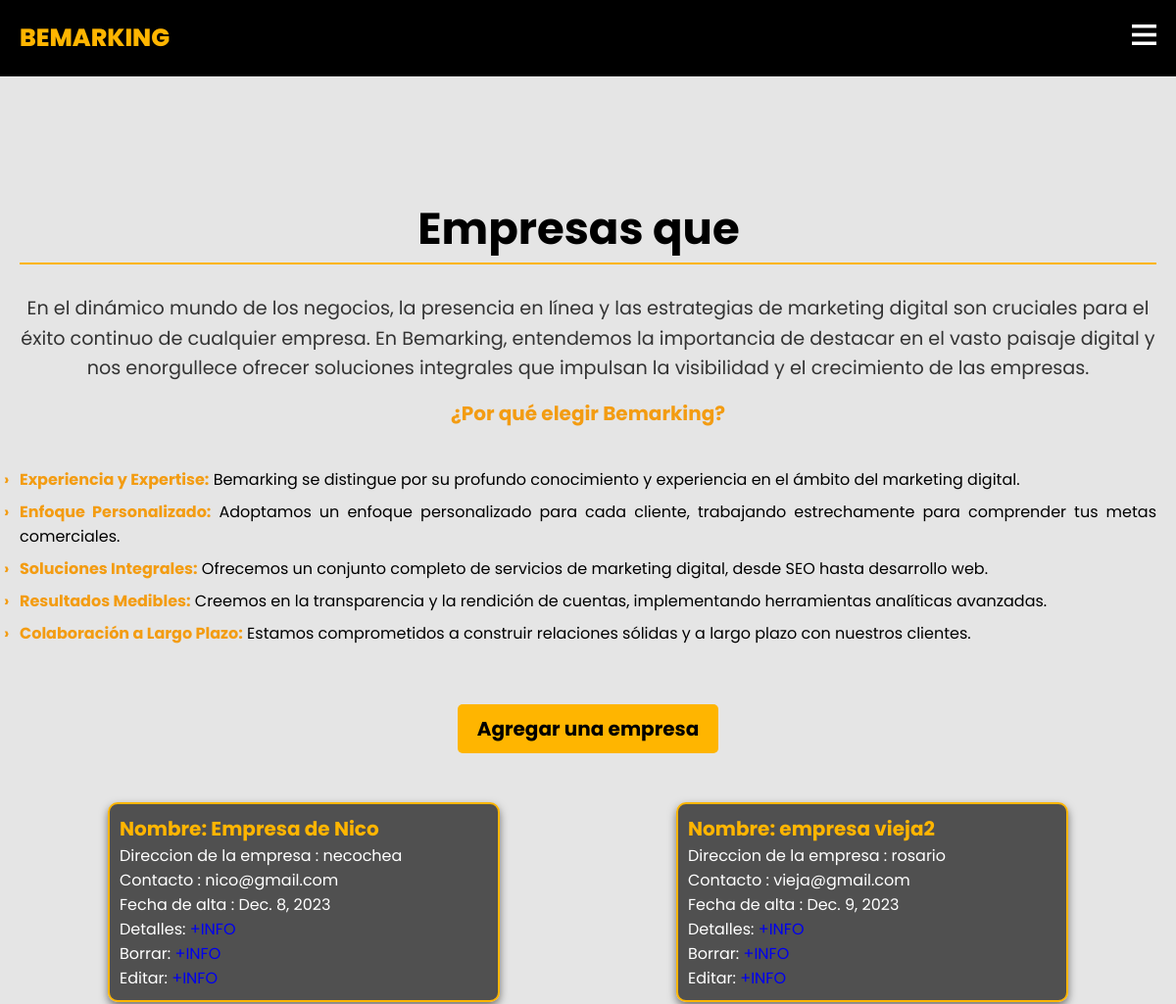
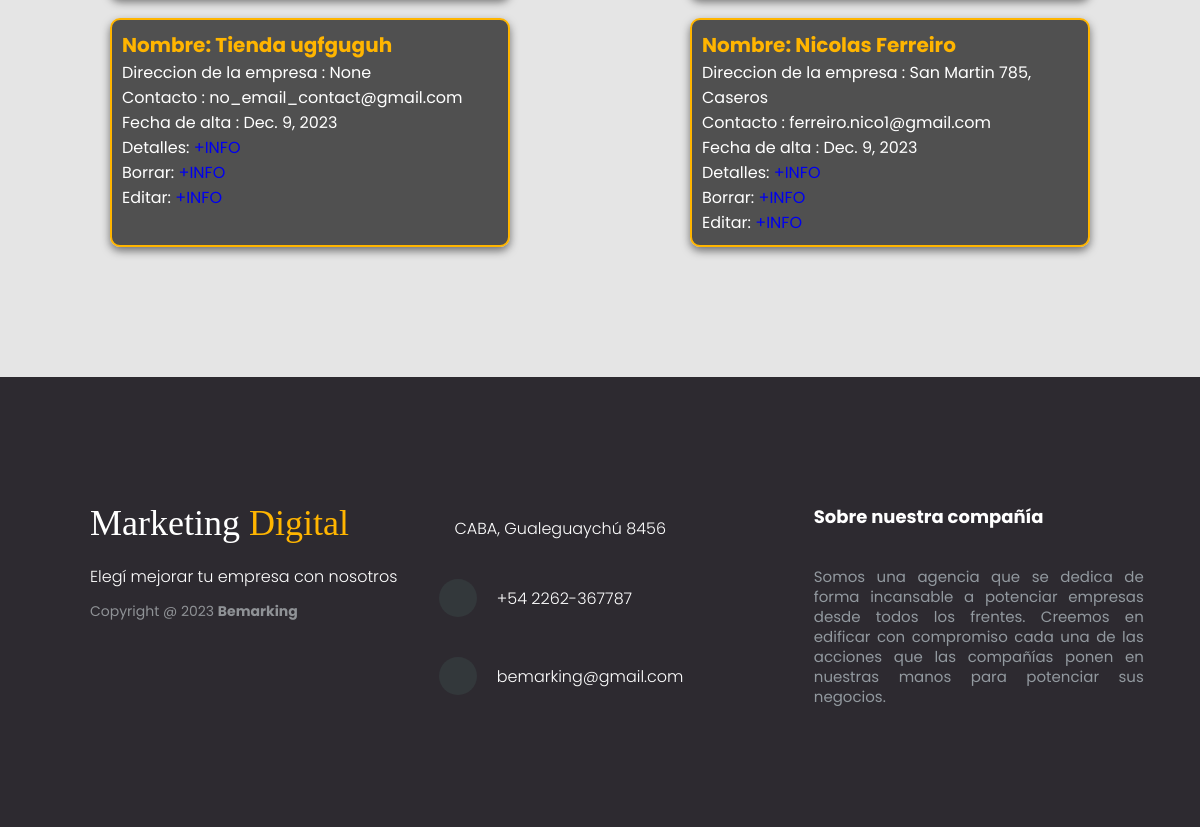
/store/, run on the app's committed database (2 pictures, top to bottom).
### api/models.py (models this page shows, shortened)
class Store(Model):
    nombre  =  models.CharField(max_length=100, default="Tienda X")
    contacto  = models.EmailField(
        blank=False, null=False, default="no_email_contact@gmail.com"
        )
    ubicacion  = models.CharField(max_length=150, blank=True, null=True)
    fecha_habilitacion =models.DateField(auto_now=True)
    class Meta:
       db_table = "tiendas_buenos_aires"

### api/views.py (the view)
# urls.py: path("", StoreListView.as_view(), name="all"),
class StoreListView(StoreBaseView,ListView):
    """
    ESTO ME PERMITE CREAR UNA VISTA CON LAS EMPRESAS
    """

### api/templates/store.html (shortened to what this page needs)
{% extends 'base.html' %}
{% load static %}
{% block content %}
<!DOCTYPE html>
<html lang="es">
    <head>
        <link rel="stylesheet" href="https://cdnjs.cloudflare.com/ajax/libs/animate.css/4.1.1/animate.min.css"/>
        <link rel="stylesheet" href="{% static 'assets/fontawesome-free-6.4.2-web/css/all.min.css' %}">
        <link rel="stylesheet" href="{% static 'CSS/1-header.css' %}">
        <link rel="stylesheet" href="{% static 'CSS/8-api_proyecto.css' %}">
    </head>
    <body class="body_store">
        <main>
            <header id="inicio" class="header1">
                <div class="menu">
                    <a href="#inicio" class="logo container">Bemarking</a>
                    <label for="menu">
                        <img src="{% static 'assets/img/menu.png' %}" alt="" class="menu-icono">
                    </label>
                </div>
            </header>
            <section class="stoy">
                <div class="store1">
                    <h1>Empresas que &nbsp;</h1>
                    <div class="store_texto">
                        <p>En el dinámico mundo de los negocios, la presencia en línea y las estrategias de marketing digital son cruciales para el éxito continuo de cualquier empresa. En Bemarking, entendemos la importancia de destacar en el vasto paisaje digital y nos enorgullece ofrecer soluciones integrales que impulsan la visibilidad y el crecimiento de las empresas.</p>
                        <h2>¿Por qué elegir Bemarking?</h2>
                        <ul>
                            <li><strong>Experiencia y Expertise:</strong> Bemarking se distingue por su profundo conocimiento y experiencia en el ámbito del marketing digital.</li>
                            <li><strong>Enfoque Personalizado:</strong> Adoptamos un enfoque personalizado para cada cliente, trabajando estrechamente para comprender tus metas comerciales.</li>
                            <li><strong>Soluciones Integrales:</strong> Ofrecemos un conjunto completo de servicios de marketing digital, desde SEO hasta desarrollo web.</li>
                            <li><strong>Resultados Medibles:</strong> Creemos en la transparencia y la rendición de cuentas, implementando herramientas analíticas avanzadas.</li>
                            <li><strong>Colaboración a Largo Plazo:</strong> Estamos comprometidos a construir relaciones sólidas y a largo plazo con nuestros clientes.</li>
                        </ul>
                    </div>
                    <h2><a href="{% url 'store:create' %}">Agregar una empresa</a></h2>
                </div>
                <div class="list1">
                    {% for store in store_list %}
                        <div class="list12">
                            <legend>Nombre: {{store.nombre}}</legend>
                            <ul>
                                <li>Direccion de la empresa : {{store.ubicacion}}</li>
                                <li>Contacto : {{store.contacto}}</li>
                                <li>Fecha de alta : {{store.fecha_habilitacion}}</li>
                            </ul>
                            <div>
                                <label for="">Detalles: </label>
                                <a href="{% url 'store:detail' store.id %}">+INFO</a>
                            </div>
                            <div>
                                <label for="">Borrar: </label>
                                <a href="{% url 'store:delete' store.id %}">+INFO</a>
                            </div>
                            <div>
                                <label for="">Editar: </label>
                                <a href="{% url 'store:update' store.id %}">+INFO</a>
                            </div>
                        </div>
                    {% endfor %}
                </div>
            </section>
        </main>
        <section class="footer_store">
            <footer class="footer-distributed">
            <section class="footer-caja">
                <div  class="footer-left">
                    <h3>
                        Marketing <span>Digital</span></h3>
                    <p class="footer-links">
                            Elegí mejorar tu empresa con nosotros
                    </p>
                    <p class="footer-company-name">Copyright @ 2023 <strong>Bemarking</strong></p>
                </div>
                <div class="footer-center">
                    <div class="footer-text">
                        <p>CABA, Gualeguaychú 8456</p>
                    </div>
                    <div class="footer-text">
                        <i class="fa fa-phone"></i>
                        <p>+54 2262-367787</p>
                    </div>
                    <div class="footer-text">
                        <i class="fa fa-envelope"></i>
                        <p><a href="https://mail.google.com/mail/u/0/?tab=rm&ogbl#inbox">bemarking@gmail.com</a></p>
                    </div>
                </div>
                <div class="footer-right">
                    <div class="footer-company-about">
                        <span>Sobre nuestra compañía</span>
                        <p>Somos una agencia que se dedica de forma incansable a potenciar empresas desde todos los frentes. Creemos en edificar con compromiso cada una de las acciones que las compañías ponen en nuestras manos para potenciar sus negocios.</p>
                    </div>
                </div>
            </section>
        </footer>
        </section>
    </body>
</html>
{% endblock %}

### templates/base.html (shortened to what this page needs)
{% load static %}
{% block content %}{% endblock %}

### static/CSS/1-header.css (style rules this page uses)
* { margin: 0; padding: 0; box-sizing: border-box; text-decoration: none; scroll-behavior: smooth; }
body { font-family: 'Poppins', sans-serif; }
.container { max-width: 1200px; margin: 0 auto; }
img { max-width: 100%; }
.menu { position: fixed; top: 0; left: 0; right: 0; display: flex; align-items: center; justify-content: space-between; z-index: 1000; background-image: linear-gradient( rgba(0,0,0,1), rgba(0,0,0,0.8) ); }
.logo { color: #FFB500; font-size: 25px; font-weight: 800; text-transform: uppercase; }
.menu-icono { width: 25px; }
.menu label { display: none; cursor: pointer; }
@media (max-width:1220px) { .menu { padding: 20px; background-color: black; position: fixed; } }
@media (max-width:1220px) { .menu .logo { margin: 0; } }
@media (max-width:1220px) { .menu label { display: initial; } }

### static/CSS/8-api_proyecto.css (style rules this page uses)
* { margin: 0; padding: 0; box-sizing: border-box; text-decoration: none; scroll-behavior: smooth; }
.body_store { font-family: 'Poppins', sans-serif; background-repeat: no-repeat; background-attachment: fixed; margin: 0; padding: 0; box-sizing: border-box; text-decoration: none; scroll-behavior: smooth; background-color: rgba(0,0,0,0.1); }
.header1 { margin-bottom: 0; }
.stoy { margin-top: 180px; text-decoration: none; }
.store1 { max-width: 1200px; margin: 0 auto; }
.stoy .store1 h1 { display: flex; justify-content: center; font-size: 45px; border-bottom: 2px solid #FFB500; margin-bottom: 30px; color: #000000; }
.stoy .store1 h2 { font-size: 20px; margin-bottom: 40px; }
.stoy { padding: 20px; }
.store1 { text-align: center; }
.list1 { display: flex; flex-wrap: wrap; justify-content: space-around; }
.list12 { border: 2px solid #FFB500; padding: 10px; margin: 10px; width: 400px; color: white; background-color: rgba(0,0,0,0.65); border-radius: 10px; transition: transform 0.3s ease; cursor: pointer; box-shadow: 0 4px 8px rgba(0, 0, 0, 0.5); }
.list12 legend { font-size: 20px; font-weight: bold; color: #FFB500; }
.stoy .store1 h2 a { display: inline-block; padding: 10px 20px; margin-top: 10px; background-color: #FFB500; color: #000000; border-radius: 5px; text-decoration: none; transition: background-color 0.3s, color 0.3s; }
.footer_store { margin-top: 100px; }
.store_texto { margin-top: 20px; margin-bottom: 50px; }
.store_texto p { font-size: 1.2em; color: #333; line-height: 1.6; margin-bottom: 15px; }
.store_texto h2 { color: #f39c12; font-size: 2em; margin-bottom: 10px; }
.store_texto ul { list-style-type: none; padding: 0; margin-top: 10px; text-align: justify; }
.store_texto li { margin-bottom: 8px; position: relative; }
.store_texto li:before { content: "\203A"; color: #f39c12; font-weight: bold; display: inline-block; width: 1em; margin-left: -1em; position: absolute; }
.store_texto strong { color: #f39c12; }

### static/CSS/5-consultas.css (style rules this page uses)
ul { list-style: none; padding: 0; }

### data on the page
Store: nombre "Empresa de Nico", ubicacion "necochea", contacto "nico@gmail.com", fecha_habilitacion "Dec. 8, 2023"
Store: nombre "empresa vieja2", ubicacion "rosario", contacto "vieja@gmail.com", fecha_habilitacion "Dec. 9, 2023"
Store: nombre "Tienda ugfguguh", ubicacion "None", contacto "no_email_contact@gmail.com", fecha_habilitacion "Dec. 9, 2023"
Store: nombre "Nicolas Ferreiro", ubicacion "San Martin 785, Caseros", contacto "ferreiro.nico1@gmail.com", fecha_habilitacion "Dec. 9, 2023"
